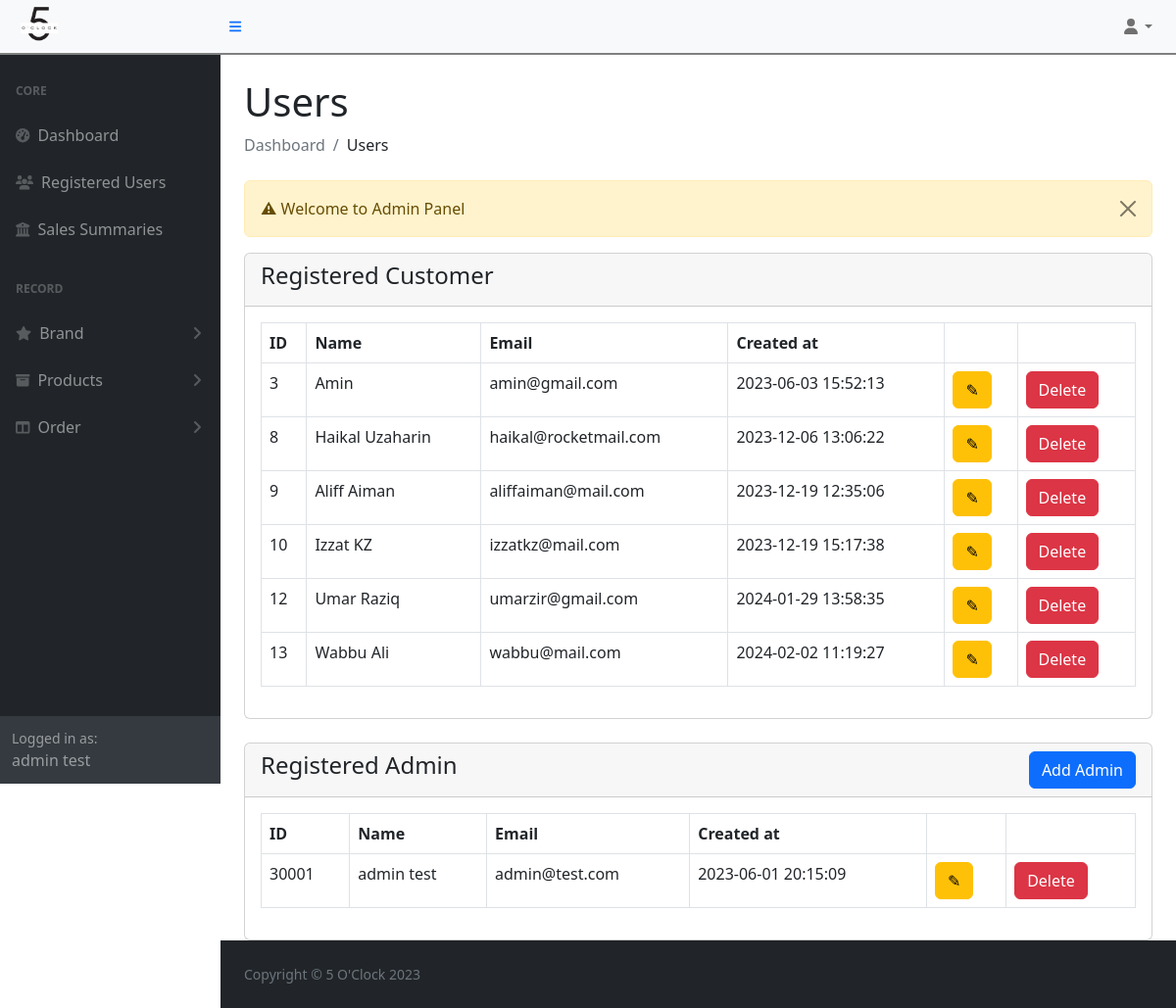
/ecommerce/admin/user-view.php (signed in), run on the app's committed database.
### tables this page shows
CREATE TABLE `customers` (
  `cust_id` int(11) NOT NULL,
  `email` varchar(30) NOT NULL,
  `password` varchar(30) NOT NULL,
  `fullname` varchar(191) NOT NULL,
  `created_at` datetime NOT NULL DEFAULT current_timestamp()
);

### ecommerce/admin/user-view.php (the view, shortened to what this page needs)
<?php
include('authentication.php');
include('includes/header.php');
?>
<div class="container-fluid px-4">
    <h1 class="mt-4">Users</h1>
    <ol class="breadcrumb mb-4">
        <li class="breadcrumb-item active">Dashboard</li>
        <li class="breadcrumb-item">Users</li>
    </ol>
    <div class="row">
        <div class="col-md-12">
            <?php include('message.php'); ?>
            <div class="card">
                <div class="card-header">
                    <h4>Registered Customer</h4>
                </div>
                <div class="card-body">
                    <table class="table table-bordered">
                        <thead>
                            <tr>
                                <th>ID</th>
                                <th>Name</th>
                                <th>Email</th>
                                <th>Created at</th>
                                <th></th>
                                <th></th>
                            </tr>
                        </thead>
                        <tbody>
                            <?php
                            $query = "SELECT * FROM customers";
                            $query_run = mysqli_query($con, $query);
                            if(mysqli_num_rows($query_run) > 0)
                            {
                                foreach($query_run as $row)
                                {
                                    ?>
                                        <tr>
                                            <td><?= $row['cust_id'] ?></td>
                                            <td><?= $row['fullname'] ?></td>
                                            <td><?= $row['email'] ?></td>
                                            <td><?= $row['created_at'] ?></td>
                                            <td><a href="user-edit.php?id=<?=$row['cust_id']?>" class="btn btn-warning">&#9998;</a></td>
                                            <td>
                                                <form action="crud.php" method="post">
                                            <button type="submit" name="delete_cust" value="<?=$row['cust_id']?>" class="btn btn-danger">Delete</button></td>
                                        </tr>
                                    <?php
                                }
                            }
                            else
                            {
                             ?>
                                    <tr>
                                        <td coldspan="5">No Record Found</td>
                                    </tr>
                             <?php
                            }
                            ?>
                        </tbody>
                    </table>
                </div>
            </div>
            <div class="card mt-4">
                <div class="card-header">
                    <h4>Registered Admin
                        <a href="admin-add.php" class="btn btn-primary float-end">Add Admin</a>
                    </h4>
                </div>
                <div class="card-body">
                    <table class="table table-bordered">
                        <thead>
                            <tr>
                                <th>ID</th>
                                <th>Name</th>
                                <th>Email</th>
                                <th>Created at</th>
                                <th></th>
                                <th></th>
                            </tr>
                        </thead>
                        <tbody>
                            <?php
                            $query = "SELECT * FROM admins";
                            $query_run = mysqli_query($con, $query);
                            if(mysqli_num_rows($query_run) > 0)
                            {
                                foreach($query_run as $row)
                                {
                                    ?>
                                        <tr>
                                            <td><?= $row['admin_id'] ?></td>
                                            <td><?= $row['fullname'] ?></td>
                                            <td><?= $row['email'] ?></td>
                                            <td><?= $row['created_at'] ?></td>
                                            <td><a href="admin-edit.php?admin_id=<?=$row['admin_id']?>" class="btn btn-warning">&#9998;</a></td>
                                            <td>
                                                <form action="crud.php" method="post">
                                            <button type="submit" name="delete_admin" value="<?=$row['admin_id']?>" class="btn btn-danger">Delete</button></td>
                                        </tr>
                                    <?php
                                }
                            }
                            else
                            {
                             ?>
                                    <tr>
                                        <td coldspan="5">No Record Found</td>
                                    </tr>
                             <?php
                            }
                            ?>
                        </tbody>
                    </table>
                </div>
            </div>
        </div>
    </div>
</div>
<?php
include('includes/footer.php');
include('includes/scripts.php');
?>

### data on the page
customers: cust_id "3", fullname "Amin", email "amin@gmail.com", created_at "2023-06-03 15:52:13"
customers: cust_id "8", fullname "Haikal Uzaharin", email "haikal@rocketmail.com", created_at "2023-12-06 13:06:22"
customers: cust_id "9", fullname "Aliff Aiman", email "aliffaiman@mail.com", created_at "2023-12-19 12:35:06"
customers: cust_id "10", fullname "Izzat KZ", email "izzatkz@mail.com", created_at "2023-12-19 15:17:38"
customers: cust_id "12", fullname "Umar Raziq", email "umarzir@gmail.com", created_at "2024-01-29 13:58:35"
customers: cust_id "13", fullname "Wabbu Ali", email "wabbu@mail.com", created_at "2024-02-02 11:19:27"

### other printed values
$_SESSION['auth_user']['user_name'] "admin test"
$_SESSION['message'] "Welcome to Admin Panel"
$row['admin_id'] "30001"
$row['fullname'] "admin test"
$row['email'] "admin@test.com"
$row['created_at'] "2023-06-01 20:15:09"
